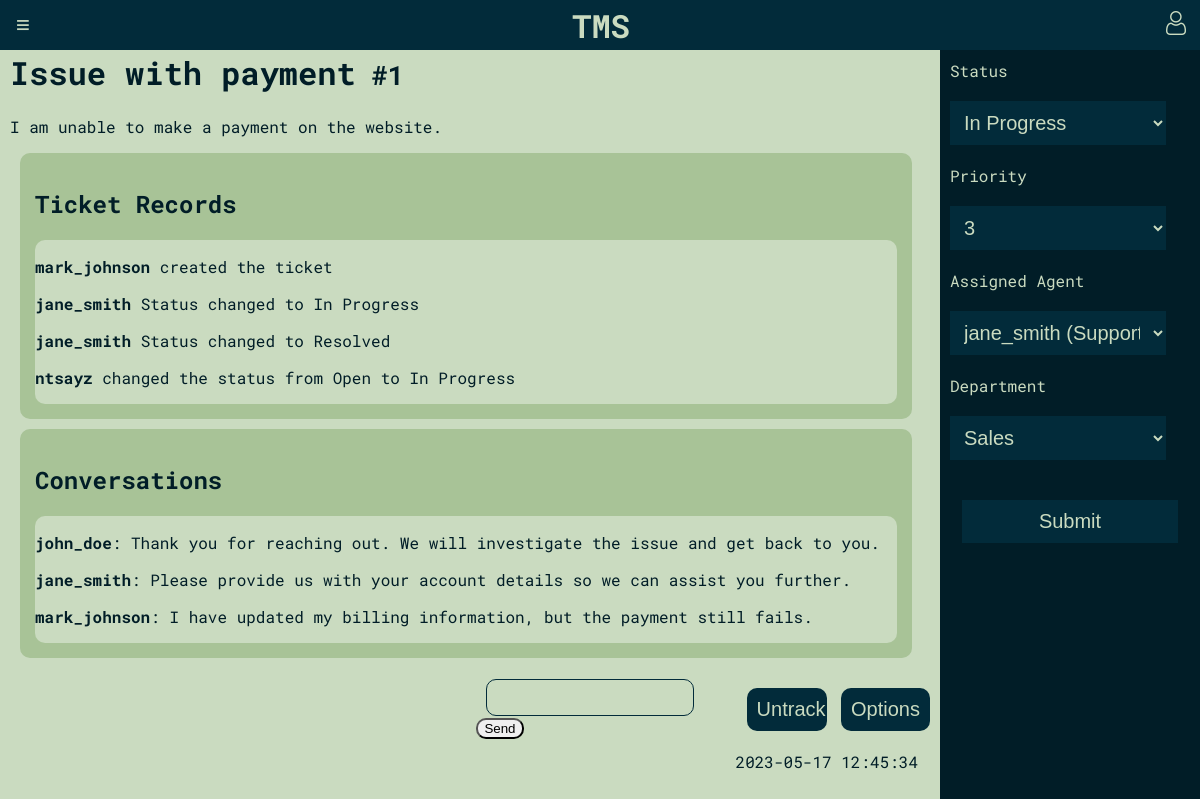
/pages/ticket.php?ticket_id=1 (signed in), run on the app's committed database.
### tables this page shows
CREATE TABLE tickets (
    id INTEGER PRIMARY KEY AUTOINCREMENT,
    title TEXT NOT NULL,
    description TEXT NOT NULL,
    priority INTEGER CHECK(priority BETWEEN 1 AND 5),
    status_id INTEGER REFERENCES status(id) ON DELETE CASCADE,
    created_by INTEGER NOT NULL REFERENCES users(id) ON DELETE CASCADE,
    assigned_to INTEGER REFERENCES users(id) ON DELETE CASCADE,
    created_at TIMESTAMP DEFAULT CURRENT_TIMESTAMP,
    department_id INTEGER REFERENCES departments(id) ON DELETE CASCADE
);

CREATE TABLE ticket_records (
    id INTEGER PRIMARY KEY AUTOINCREMENT,
    action TEXT NOT NULL,
    changed_at TIMESTAMP DEFAULT CURRENT_TIMESTAMP,
    ticket_id INTEGER REFERENCES tickets(id),
    author_id INTEGER REFERENCES users(id)
);

CREATE TABLE users (
    id INTEGER PRIMARY KEY AUTOINCREMENT,
    username TEXT,
    password CHAR(256) NOT NULL,
    full_name TEXT,
    email TEXT NOT NULL UNIQUE,
    user_type TEXT CHECK(user_type IN ('admin', 'agent', 'client'))
);

CREATE TABLE messages (
    id INTEGER PRIMARY KEY AUTOINCREMENT,
    ticket_id INTEGER REFERENCES tickets(id),
    author_id INTEGER REFERENCES users(id),
    message TEXT NOT NULL,
    created_at TIMESTAMP DEFAULT CURRENT_TIMESTAMP,
    faq_answer INTEGER REFERENCES faqs(id)
);

### pages/ticket.php (called while the page is built)
<?php
require_once(__DIR__.'/../initialization/init.php');
require_once(__DIR__.'/../database/tickets.php');
$ticket_id = $_GET['ticket_id'];
$ticket = get_ticket_by_id($ticket_id);
require_once(__DIR__.'/../templates/common/ticket_standalone.php');
?>

### database/tickets.php (called while the page is built, shortened)
<?php
function get_ticket_by_id($id){
    global $dbh;
    try {
        $stmt = $dbh->prepare('SELECT * FROM tickets WHERE id = ?');
        $stmt->execute(array($id));
        $ticket = $stmt->fetch(PDO::FETCH_ASSOC);
        return $ticket;
    } catch(PDOException $e) {
        return -1;
    }
}
function get_ticket_records($ticket_id){
    global $dbh;
    try {
        $stmt = $dbh->prepare('SELECT * FROM ticket_records WHERE ticket_id = ?');
        $stmt->execute(array($ticket_id));
        $ticket_records = $stmt->fetchAll(PDO::FETCH_ASSOC);
        return $ticket_records;
    } catch(PDOException $e) {
        return -1;
    }
}
function get_ticket_submissions_by_user($user_id){
    global $dbh;
    try {
        $stmt = $dbh->prepare('SELECT * FROM tickets WHERE created_by = ?');
        $stmt->execute(array($user_id));
        $tickets = $stmt->fetchAll(PDO::FETCH_ASSOC);
        return $tickets;
    } catch(PDOException $e) {
        return -1;
    }
}
function get_tickets_tracked_by_user() {
    global $dbh;
    try {
        $stmt = $dbh->prepare('SELECT * FROM ticket_tracking WHERE user_id = ?');
        $stmt->execute(array($_SESSION['id']));
        $tickets = $stmt->fetchAll(PDO::FETCH_ASSOC);
        return $tickets;
    } catch(PDOException $e) {
        return -1;
    }
}
?>

### database/user.php (called while the page is built, shortened)
<?php
  function get_username_by_id($id) {
    global $dbh;
    try {
        $stmt = $dbh->prepare('SELECT username FROM users WHERE id = ?');
        $stmt->execute(array($id));
        if($row = $stmt->fetch()) {
            return $row['username'];
        }
    }catch(PDOException $e) {
        return -1;
    }
  }
?>

### database/messages.php (called while the page is built, shortened)
<?php
function get_messages($ticket_id){
    global $dbh;
    try {
        $stmt = $dbh->prepare('SELECT * FROM messages WHERE ticket_id = ?');
        $stmt->execute(array($ticket_id));
        $messages = $stmt->fetchAll(PDO::FETCH_ASSOC);
        return $messages;
    } catch(PDOException $e) {
        return -1;
    }
}
?>

### database/status.php (called while the page is built, shortened)
<?php
function get_statuses(){
    global $dbh;
    try {
        $stmt = $dbh->prepare('SELECT * FROM status');
        $stmt->execute();
        $statuses = $stmt->fetchAll(PDO::FETCH_ASSOC);
        return $statuses;
    } catch(PDOException $e) {
        return -1;
    }
}
?>

### database/departments.php (called while the page is built, shortened)
<?php
function get_departments(){
    global $dbh;
    try {
        $stmt = $dbh->prepare('SELECT * FROM departments');
        $stmt->execute();
        $departments = $stmt->fetchAll(PDO::FETCH_ASSOC);
        return $departments;
    } catch(PDOException $e) {
        return -1;
    }
}
function get_agent_departments(){
    global $dbh;
    try {
        $stmt = $dbh->prepare('SELECT * FROM agent_department');
        $stmt->execute();
        $departments = $stmt->fetchAll(PDO::FETCH_ASSOC);
        return $departments;
    } catch(PDOException $e) {
        return -1;
    }
}
?>

### templates/common/ticket_standalone.php (the view, shortened to what this page needs)
<?php
require_once(__DIR__.'/../../database/messages.php');
require_once(__DIR__.'/../../database/tickets.php');
require_once(__DIR__.'/../../database/user.php');
require_once(__DIR__.'/../../database/status.php');
require_once(__DIR__.'/../../database/departments.php');
?>
<!DOCTYPE html>
<html>
<head>
    <link rel="stylesheet" href="/css/ticket/style.css">
</head>
<?php require(__DIR__.'/../common/header.php'); ?>
<body>
<div class="wrapper">
    <main>
        <div class="">
            <div id="overlay-<?php echo $ticket['id'] ?>" class="">
                <div class="">
                    <h1>
                        <?php echo htmlentities($ticket['title']) ?><small> #<?php echo htmlentities($ticket['id']) ?></small>
                    </h1>
                    <p><?php echo htmlentities($ticket['description']) ?></p>
                    <div class="ticket-records">
                        <h2>Ticket Records</h2>
                        <div class="ticket-records-messages">
                            <?php
                            $ticket_records = get_ticket_records($ticket['id']);
                            foreach ($ticket_records as $record) {
                                echo "<p> <strong>" . htmlentities(get_username_by_id($record['author_id'])) . "</strong> " .
                                    htmlentities($record['action']) . "</p>";
                            }
                            ?>
                        </div>
                    </div>
                    <div class="ticket-conversations">
                        <h2>Conversations</h2>
                        <div class="ticket-conversations-messages">
                            <?php
                            $messages = get_messages($ticket['id']);
                            foreach ($messages as $message) {
                                echo "<p><strong>" . htmlentities(get_username_by_id($message['author_id'])) . "</strong>: " .
                                    htmlentities($message['message']) . "</p>";
                            }
                            ?>
                        </div>
                    </div>
                    <div class="ticket-overlay-buttons">
                    <form action="/actions/action_insert_message.php" method="post">
                        <div id="ticket-data" data-ticket-id="<?php echo $ticket['id']; ?>">
                            <input type="text" name="message" id="chat-input" class="ticket-input">
                            <button type="submit" id="send-button" class="send-button">Send</button>
                        </div>
                    </form>
                        <div class="ticket-buttons">
                        <?php
                        $tickets_tracked = get_tickets_tracked_by_user();
                        $tracked = false;
                        if (is_array($tickets_tracked) || is_object($tickets_tracked)) {
                            foreach ($tickets_tracked as $ticket_tracked) {
                                if ($ticket_tracked['ticket_id'] == $ticket['id']) {
                                    $tracked = true;
                                    break;
                                }
                            }
                        }
                        ?>
                        <div>
                            <button class="ticket-blue-button untrack-button" style="<?php echo $tracked ? '' : 'display: none;' ?>" data-ticket-id="<?php echo $ticket['id'] ?>"
                                data-user-id="<?php echo $_SESSION['id'] ?>">Untrack</button>
                        </div>
                            <?php if ($_SESSION['user_type'] === 'admin' || $_SESSION['user_type'] === 'agent') { ?>
                                <button class="ticket-blue-button" id="add-ticket-button">Options</button>
                            <?php }?>
                        </div>
                    </div>
                    <div class="overlay-info">
                        <p><?php echo htmlentities($ticket['created_at']) ?></p>
                    </div>
                </div>
            </div>
        </div>
    </main>
    <?php
        $tickets_submitted = get_ticket_submissions_by_user($_SESSION['id']);
        $submitted = false;
        if (is_array($tickets_submitted) || is_object($tickets_submitted)) {
            foreach ($tickets_submitted as $tickets_submitted) {
                if ($tickets_submitted['created_by'] == $_SESSION['id']) {
                    $submitted = true;
                    break;
                }
            }
        }
        ?>
    <?php
    if($submitted || $_SESSION['user_type'] === 'admin' || $_SESSION['user_type'] === 'agent' ) { ?>
    <aside class="ticket-form">
        <form action="../../actions/action_submit_ticket_change.php" method="post" required>
            <div>
                <label for="status">Status</label><br>
                <select id="status" name="status" required>
                    <?php
                    $statuses = get_statuses();
                    foreach ($statuses as $status) {
                        $selected = ($status['id'] == $ticket['status_id']) ? 'selected' : '';
                        echo "<option value='{$status['id']}' $selected>{$status['name']}</option>";
                    }
                    ?>
                </select>
            </div>
            <div>
                <label for="priority">Priority</label><br>
                <select id="priority" name="priority" required>
                    <?php for ($i = 1; $i <= 5; $i++) {
                        $selected = ($i == $ticket['priority']) ? 'selected' : '';
                        echo "<option value='$i' $selected>$i</option>";
                    }
                    ?>
                </select>
            </div>
            <div>
                <label for="assignee">Assigned Agent</label><br>
                <select id="assignee" name="assignee" required>
                    <?php
                    $agents = get_agent_departments();
                    foreach ($agents as $agent) {
                        $selected = ($agent['agent_id'] == $ticket['assigned_to']) ? 'selected' : '';
                        $username = get_username_by_id($agent['agent_id']);
                        $dep_name = get_department_by_id($agent['department_id']);
                        echo "<option value='{$agent['agent_id']}' $selected>{$username} ({$dep_name})</option>";
                    }
                    ?>
                </select>
            </div>
            <div>
                <label for="department">Department</label><br>
                <select id="department" name="department">
                    <?php
                    $departments = get_departments();
                    foreach ($departments as $department) {
                        $selected = ($department['id'] == $ticket['department_id']) ? 'selected' : '';
                        echo "<option value='{$department['id']}' $selected>{$department['name']}</option>";
                    }
                    ?>
                </select>
            </div>
            <div>
                <input type="submit" value="Submit" class="ticket-blue-button">
            </div>
        </form>
    </aside>
    <?php } ?>
</div>
</body>
</html>

### css/ticket/style.css (style rules this page uses)
:root { --main-blue: #022B3A; --main-blue-darker: #011D27; --tea-green: #CADBC0; --tea-green-light: #A8C397; --pink-bittersweet: #F97068; --pink-melon: #FCB4B1; }
body { background: var(--tea-green); color: var(--main-blue-darker); font-family: 'Roboto Mono', monospace; margin: 0; padding: 0; margin-top: 20px; }
.wrapper { display: flex; height: 100vh; }
main { flex: 1; padding: 10px; overflow-y: auto; }
.ticket-records, .ticket-conversations { border-radius: 10px; background-color: var(--tea-green-light); width: 97%; margin: 10px; padding: 15px; box-sizing: border-box; }
.ticket-records-messages, .ticket-conversations-messages { border-radius: 10px; background-color: var(--tea-green); overflow-y: auto; box-sizing: border-box; max-height: 200px; }
.ticket-overlay-buttons { display: flex; justify-content: space-between; align-items: center; }
.ticket-overlay-buttons button { border-radius: 10px; }
.overlay-info { display: flex; justify-content: flex-end; flex-wrap: wrap; margin-top: auto; margin-right: 2px; }
.overlay-info p { margin: 0; margin-right: 10px; margin-left: 10px; }
.ticket-blue-button { background: var(--main-blue); border: 0; color: var(--tea-green); padding: 10px; padding-right: 10px; font-size: 20px; width: 90%; margin: 20px auto; display: block; box-sizing: border-box; cursor: pointer; }
.ticket-overlay-buttons { margin-top: auto; margin-left: auto; margin-right: auto; display: flex; justify-content: flex-end; flex-wrap: wrap; }
.ticket-input { margin-right: auto; width: 70%; margin-left: 10px; padding: 10px; background-color: var(--tea-green); color: var(--main-blue); border: 1px solid var(--main-blue); border-radius: 10px; }
.ticket-buttons { display: flex; gap: 10px; }
main { width: 100%; }
.ticket-form { margin-top:30px; justify-content:center; }
select { background:var(--main-blue); border:0; color:var(--tea-green); padding:10px; font-size:20px; width: 90%; margin:20px auto; }

### templates/common/ticket_standalone.php (style rules this page uses)
.wrapper { display: flex; height: 100vh; }
main { flex: 1; padding: 10px; overflow-y: auto; }
aside { background-color: var(--main-blue-darker); color: var(--tea-green); width: 20%; padding: 10px; }

### data on the page
tickets: title "Issue with payment", id "1", description "I am unable to make a payment on the website.", created_at "2023-05-17 12:45:34"
ticket_records: author.username "mark_johnson", action "created the ticket"
ticket_records: author.username "jane_smith", action "Status changed to In Progress"
ticket_records: author.username "jane_smith", action "Status changed to Resolved"
ticket_records: author.username "ntsayz", action "changed the status from Open to In Progress"
messages: author.username "john_doe", message "Thank you for reaching out. We will investigate the issue and get back to you."
messages: author.username "jane_smith", message "Please provide us with your account details so we can assist you further."
messages: author.username "mark_johnson", message "I have updated my billing information, but the payment still fails."

### other printed values
form field status "In Progress"
form field priority "3"
form field assignee "jane_smith (Support)"
form field department "Sales"
